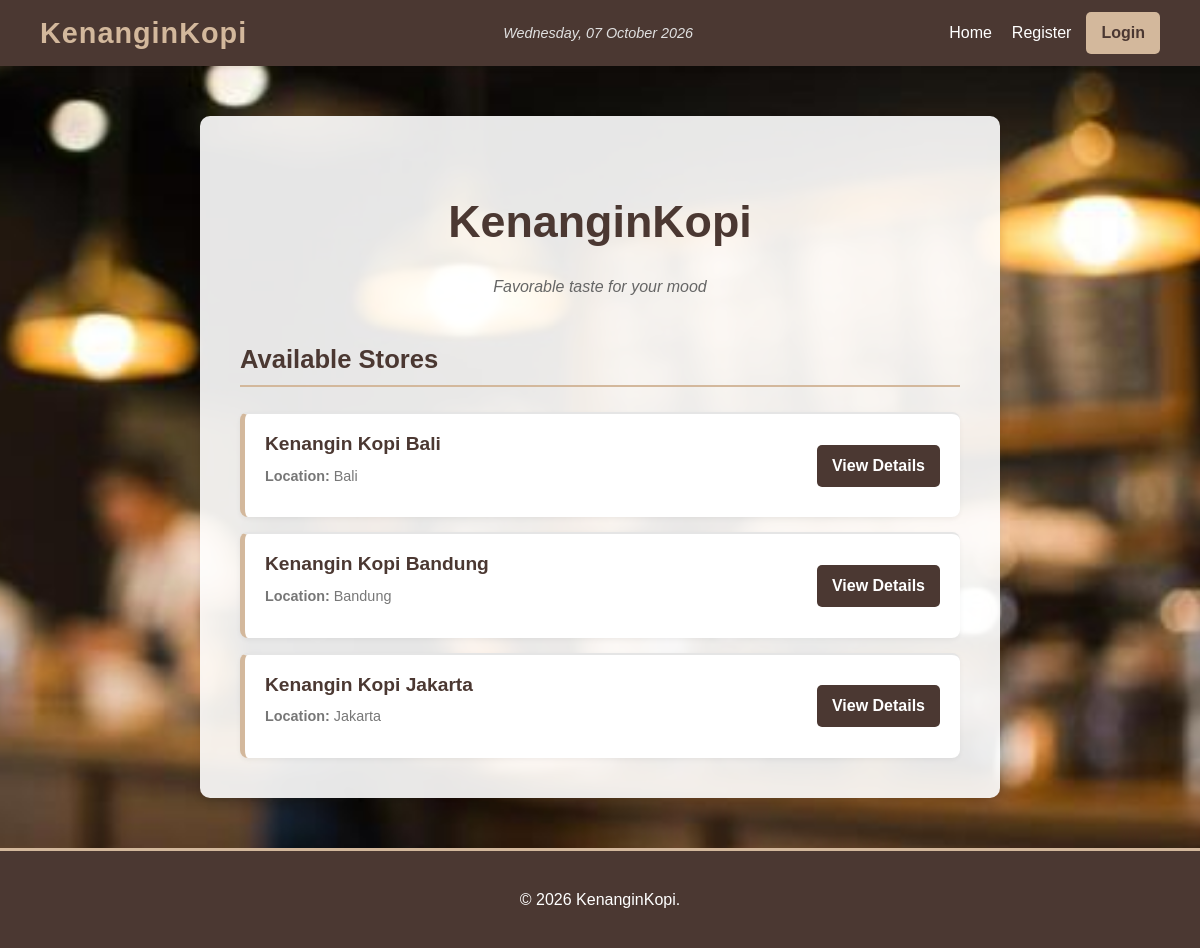
The page / on the database its author committed.
### tables this page shows
CREATE TABLE `store` (
  `StoreID` char(5) NOT NULL,
  `StoreName` varchar(50) NOT NULL,
  `StoreLocation` varchar(100) NOT NULL
);

### public/index.php (the view, shortened to what this page needs)
<?php
require_once '../partials/header.php';
require_once '../config/db.php';
?>
<!DOCTYPE html>
<html lang="en">
<head>
    <link rel="stylesheet" href="../css/style.css">
</head>
<body>
<header>
    <?php
    include '../partials/navbar.php';
    ?>
</header>
<main class="container">
    <h1 class="main-title">KenanginKopi</h1>
    <p class="tagline">Favorable taste for your mood</p>
    <h2 class="section-title">Available Stores</h2>
    <div class="stores-list">
        <?php
          $res = $mysqli->query("SELECT StoreID, StoreName, StoreLocation FROM Store ORDER BY StoreName");
          while ($s = $res->fetch_assoc()):
        ?>
            <div class="store-card">
                <div class="store-info">
                    <h3 class="store-name"><?php echo htmlspecialchars($s['StoreName']); ?></h3>
                    <p class="store-location"><strong>Location:</strong> <?php echo htmlspecialchars($s['StoreLocation']); ?></p>
                </div>
                <a href="store.php?id=<?php echo urlencode($s['StoreID']); ?>" class="view-details-button">View Details</a>
            </div>
        <?php
          endwhile;
        ?>
    </div>
</main>
</body>
<footer>
  <?php
  include '../partials/footer.php';
  ?>
</footer>
</html>

### css/style.css (style rules this page uses)
html, body { height: 100%; margin: 0; padding: 0; }
main { flex: 1; }
body { font-family: 'Arial', sans-serif; margin: 0; padding: 0; background: url(../kopi.jpg) center/cover fixed ; color: #333; line-height: 1.6; display: flex; flex-direction: column; }
.container { width: 60%; margin: 50px auto; padding: 40px; background-color: rgba(255, 255, 255, 0.9); border-radius: 10px; box-shadow: 0 4px 10px rgba(0, 0, 0, 0.1); }
.main-title { text-align: center; font-size: 2.8em; color: #4B3832; margin-bottom: 5px; }
.tagline { text-align: center; font-style: italic; color: #666; margin-bottom: 40px; }
.section-title { font-size: 1.6em; color: #4B3832; border-bottom: 2px solid #D3B89C; padding-bottom: 5px; margin-bottom: 25px; }
.stores-list { display: flex; flex-direction: column; gap: 15px; }
.store-card { display: flex; justify-content: space-between; align-items: center; padding: 15px 20px; background-color: #fff; border-left: 5px solid #D3B89C; border-radius: 8px; border-top: solid 2px rgba(0, 0, 0, 0.1); box-shadow: 0 2px 5px rgba(0, 0, 0, 0.05); transition: transform 0.2s, box-shadow 0.2s; }
.store-name { font-size: 1.2em; color: #4B3832; margin: 0; }
.store-location { font-size: 0.9em; color: #777; margin-top: 5px; }
.view-details-button { padding: 8px 15px; background-color: #4B3832; color: white; text-decoration: none; border-radius: 5px; font-weight: bold; transition: background-color 0.3s; }

### rows shown on the page
store: StoreName "Kenangin Kopi Bali", StoreLocation "Bali"
store: StoreName "Kenangin Kopi Bandung", StoreLocation "Bandung"
store: StoreName "Kenangin Kopi Jakarta", StoreLocation "Jakarta"
